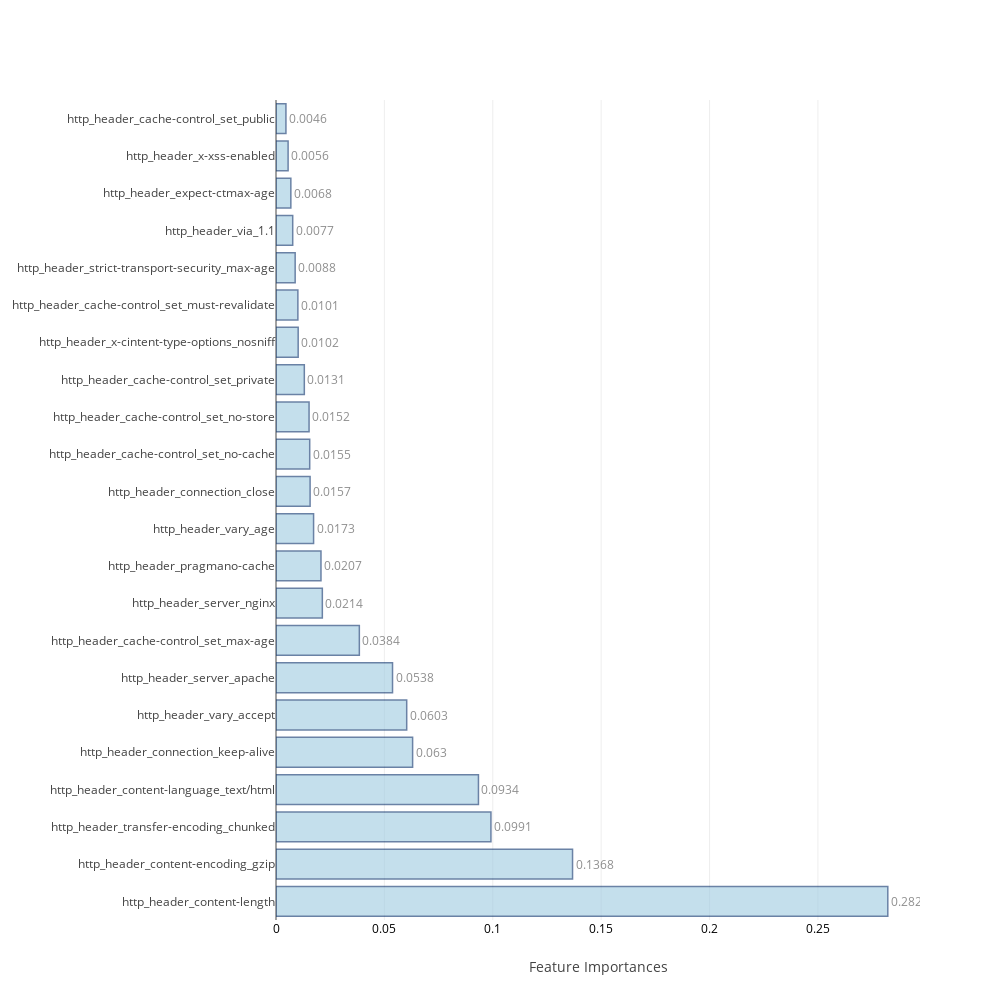
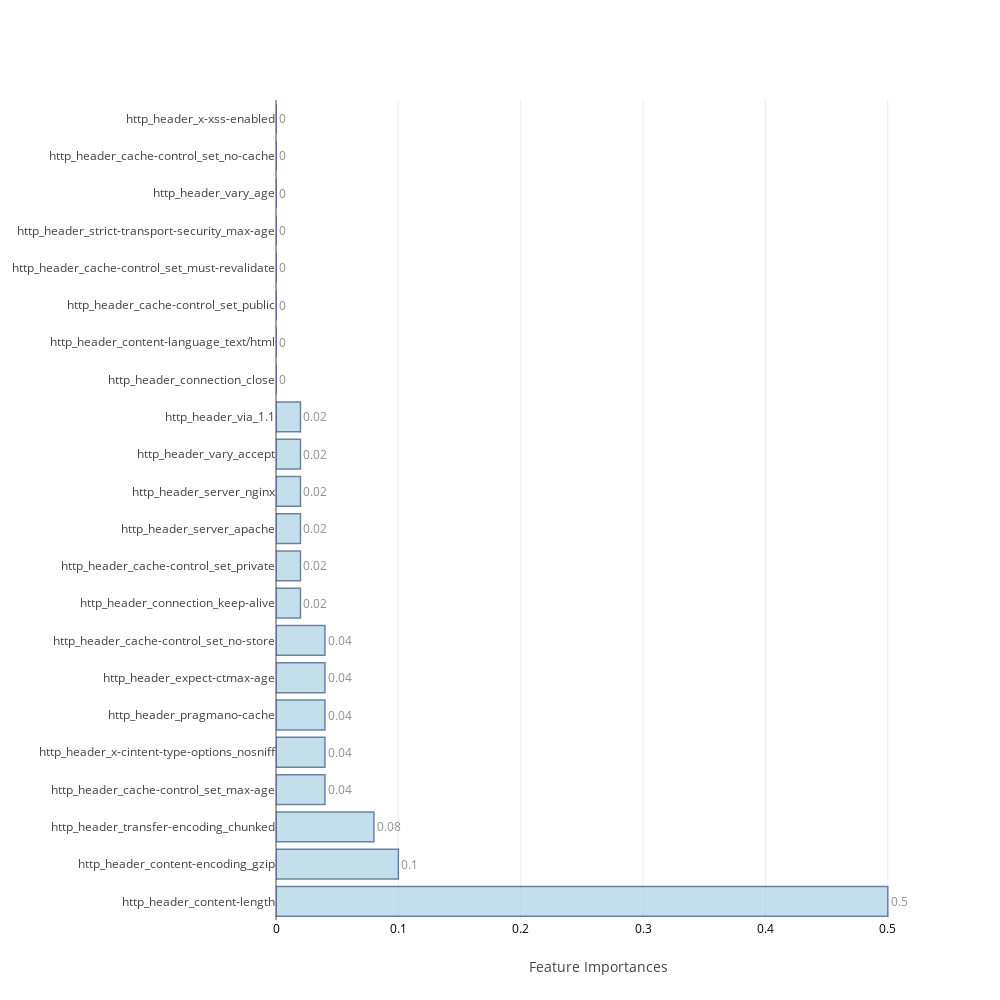
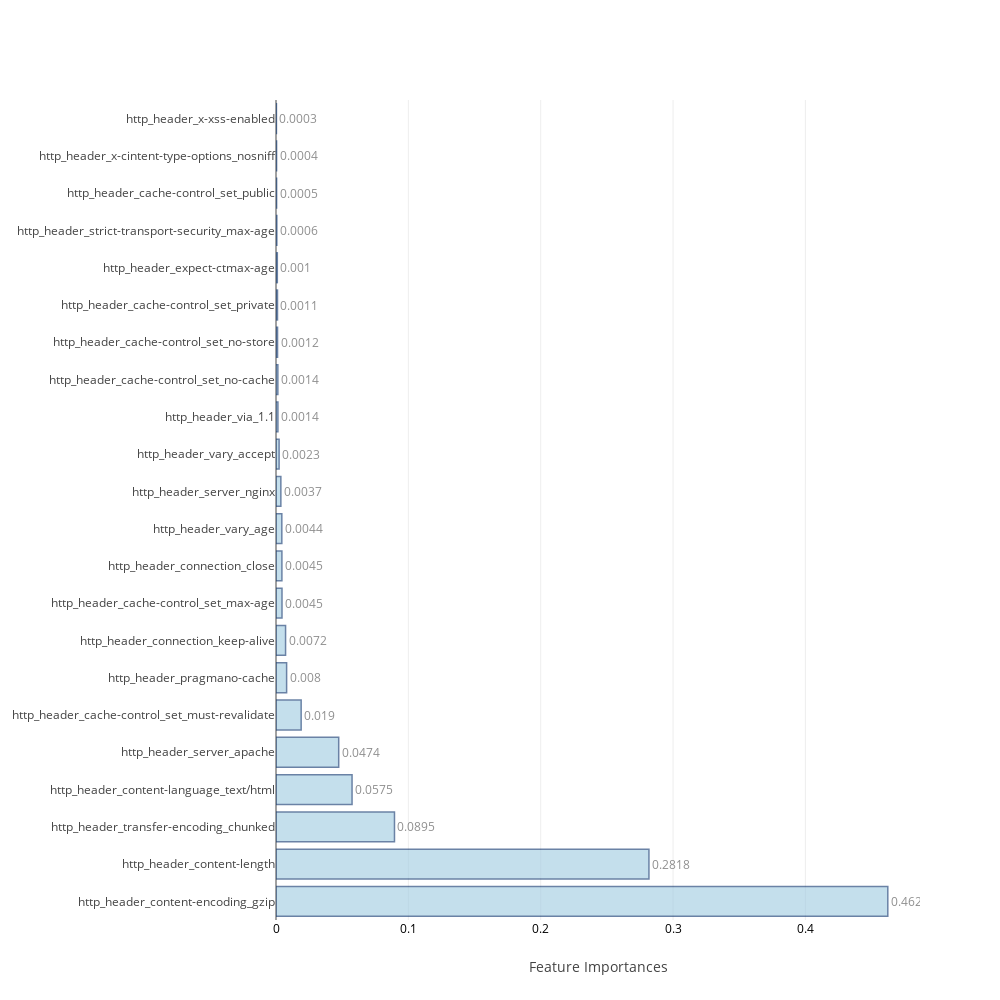
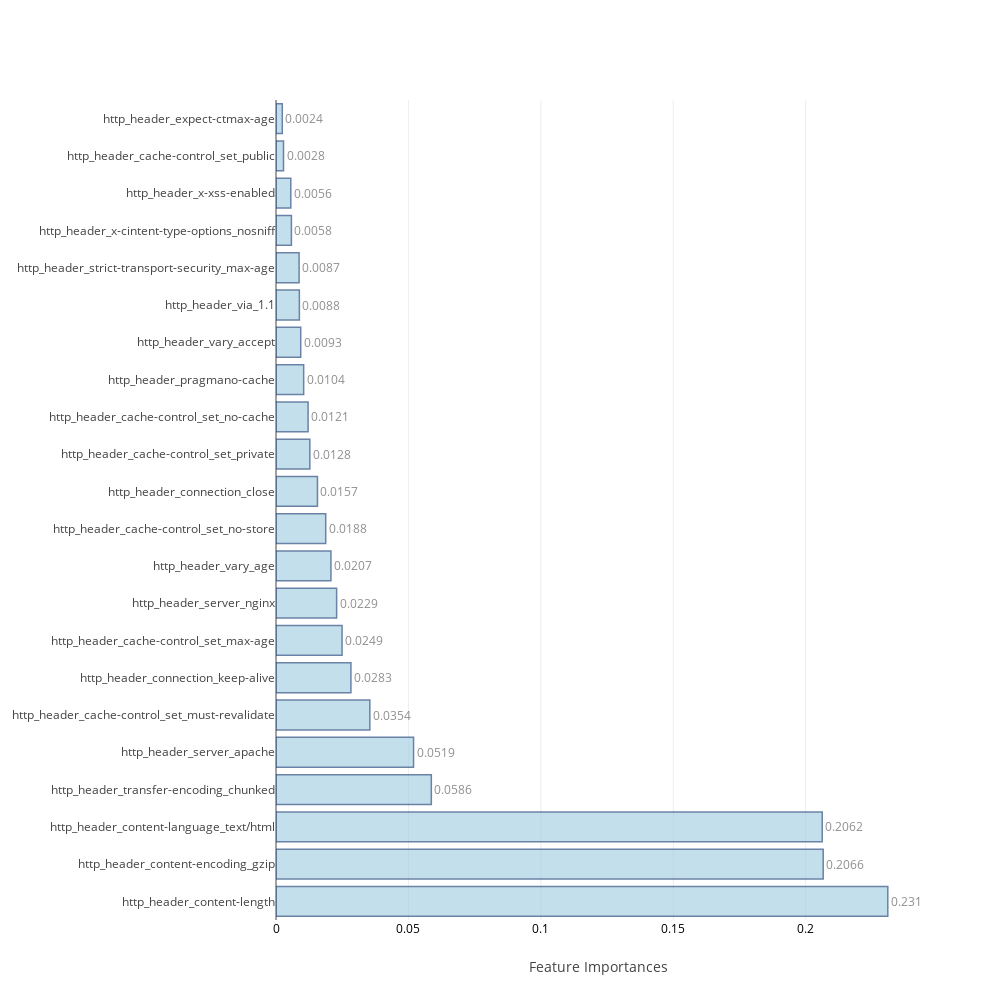

The cell these charts' notebook holds for them, in order:
### Code cell
feat_imp=[None]*4
j=0
for i in range(0,8):
    if i>=2 and i<=5:
        model,cm_train,cm_test,acc_train,acc_test,roc_auc,feat_imp[j],mcc=f[i](scaled_X_train,train_Y,scaled_X_test,test_Y,columns[:-2])
        j=j+1
    else:
        model,cm_train,cm_test,acc_train,acc_test,roc_auc,mcc=f[i](scaled_X_train,train_Y,scaled_X_test,test_Y)
    table_80_50_train.loc[i]=   ([acc_train,cm_train.TP,cm_train.TN,cm_train.FP,cm_train.FN,cm_train.FPR,cm_train.FNR])
    table_80_50_test.loc[i] =   ([acc_test ,cm_test.TP, cm_test.TN, cm_test.FP, cm_test.FN, cm_test.FPR, cm_test.FNR,roc_auc,mcc])
    print("\n")

### Figure 1 — Plotly figure (JSON) as saved in the notebook; plotly's stock layout.template omitted (floating-point values rounded to 4 significant figures)
{"data": [{"marker": {"color": "rgb(158,202,225)", "line": {"color": "rgb(8,48,107)", "width": 1.5}}, "opacity": 0.6, "orientation": "h", "text": [0.2822, 0.1368, 0.0991, 0.0934, 0.063, 0.0603, 0.0538, 0.0384, 0.0214, 0.0207, 0.0173, 0.0157, 0.0155, 0.0152, 0.0131, 0.0102, 0.0101, 0.0088, 0.0077, 0.0068, 0.0056, 0.0046], "textposition": "outside", "type": "bar", "uid": "6fc35f30-ff00-4c4e-af77-9470510f028d", "x": [0.2822, 0.1368, 0.09915, 0.09339, 0.06302, 0.06029, 0.05376, 0.03845, 0.02137, 0.02074, 0.01734, 0.01573, 0.01555, 0.01525, 0.01306, 0.01023, 0.01009, 0.008839, 0.007708, 0.006844, 0.005584, 0.004582], "y": ["http_header_content-length", "http_header_content-encoding_gzip", "http_header_transfer-encoding_chunked", "http_header_content-language_text/html", "http_header_connection_keep-alive", "http_header_vary_accept", "http_header_server_apache", "http_header_cache-control_set_max-age", "http_header_server_nginx", "http_header_pragmano-cache", "http_header_vary_age", "http_header_connection_close", "http_header_cache-control_set_no-cache", "http_header_cache-control_set_no-store", "http_header_cache-control_set_private", "http_header_x-cintent-type-options_nosniff", "http_header_cache-control_set_must-revalidate", "http_header_strict-transport-security_max-age", "http_header_via_1.1", "http_header_expect-ctmax-age", "http_header_x-xss-enabled", "http_header_cache-control_set_public"]}], "layout": {"autosize": false, "height": 1000, "width": 1000, "xaxis": {"tickfont": {"color": "black", "size": 12}, "title": "Feature Importances"}, "yaxis": {"automargin": true}}}

### Figure 2 — Plotly figure (JSON) as saved in the notebook; plotly's stock layout.template omitted (floating-point values rounded to 4 significant figures)
{"data": [{"marker": {"color": "rgb(158,202,225)", "line": {"color": "rgb(8,48,107)", "width": 1.5}}, "opacity": 0.6, "orientation": "h", "text": [0.5, 0.1, 0.08, 0.04, 0.04, 0.04, 0.04, 0.04, 0.02, 0.02, 0.02, 0.02, 0.02, 0.02, 0, 0, 0, 0, 0, 0, 0, 0], "textposition": "outside", "type": "bar", "uid": "44d09470-d8d4-41a7-b6d6-baf34b9a6066", "x": [0.5, 0.1, 0.08, 0.04, 0.04, 0.04, 0.04, 0.04, 0.02, 0.02, 0.02, 0.02, 0.02, 0.02, 0, 0, 0, 0, 0, 0, 0, 0], "y": ["http_header_content-length", "http_header_content-encoding_gzip", "http_header_transfer-encoding_chunked", "http_header_cache-control_set_max-age", "http_header_x-cintent-type-options_nosniff", "http_header_pragmano-cache", "http_header_expect-ctmax-age", "http_header_cache-control_set_no-store", "http_header_connection_keep-alive", "http_header_cache-control_set_private", "http_header_server_apache", "http_header_server_nginx", "http_header_vary_accept", "http_header_via_1.1", "http_header_connection_close", "http_header_content-language_text/html", "http_header_cache-control_set_public", "http_header_cache-control_set_must-revalidate", "http_header_strict-transport-security_max-age", "http_header_vary_age", "http_header_cache-control_set_no-cache", "http_header_x-xss-enabled"]}], "layout": {"autosize": false, "height": 1000, "width": 1000, "xaxis": {"tickfont": {"color": "black", "size": 12}, "title": "Feature Importances"}, "yaxis": {"automargin": true}}}

### Figure 3 — Plotly figure (JSON) as saved in the notebook; plotly's stock layout.template omitted (floating-point values rounded to 4 significant figures)
{"data": [{"marker": {"color": "rgb(158,202,225)", "line": {"color": "rgb(8,48,107)", "width": 1.5}}, "opacity": 0.6, "orientation": "h", "text": [0.4623, 0.2818, 0.0895, 0.0575, 0.0474, 0.019, 0.008, 0.0072, 0.0045, 0.0045, 0.0044, 0.0037, 0.0023, 0.0014, 0.0014, 0.0012, 0.0011, 0.001, 0.0006, 0.0005, 0.0004, 0.0003], "textposition": "outside", "type": "bar", "uid": "58da206b-643f-467f-a39f-4d71aae1fefe", "x": [0.4623, 0.2818, 0.08952, 0.05746, 0.04738, 0.019, 0.008015, 0.007233, 0.004523, 0.004459, 0.004399, 0.003666, 0.002335, 0.001442, 0.001401, 0.001166, 0.001123, 0.0009953, 0.0006308, 0.0004585, 0.0004371, 0.0003211], "y": ["http_header_content-encoding_gzip", "http_header_content-length", "http_header_transfer-encoding_chunked", "http_header_content-language_text/html", "http_header_server_apache", "http_header_cache-control_set_must-revalidate", "http_header_pragmano-cache", "http_header_connection_keep-alive", "http_header_cache-control_set_max-age", "http_header_connection_close", "http_header_vary_age", "http_header_server_nginx", "http_header_vary_accept", "http_header_via_1.1", "http_header_cache-control_set_no-cache", "http_header_cache-control_set_no-store", "http_header_cache-control_set_private", "http_header_expect-ctmax-age", "http_header_strict-transport-security_max-age", "http_header_cache-control_set_public", "http_header_x-cintent-type-options_nosniff", "http_header_x-xss-enabled"]}], "layout": {"autosize": false, "height": 1000, "width": 1000, "xaxis": {"tickfont": {"color": "black", "size": 12}, "title": "Feature Importances"}, "yaxis": {"automargin": true}}}

### Figure 4 — Plotly figure (JSON) as saved in the notebook; plotly's stock layout.template omitted (floating-point values rounded to 4 significant figures)
{"data": [{"marker": {"color": "rgb(158,202,225)", "line": {"color": "rgb(8,48,107)", "width": 1.5}}, "opacity": 0.6, "orientation": "h", "text": [0.231, 0.2066, 0.2062, 0.0586, 0.0519, 0.0354, 0.0283, 0.0249, 0.0229, 0.0207, 0.0188, 0.0157, 0.0128, 0.0121, 0.0104, 0.0093, 0.0088, 0.0087, 0.0058, 0.0056, 0.0028, 0.0024], "textposition": "outside", "type": "bar", "uid": "7cbdad38-b14e-4868-aff4-4ca0c11406b3", "x": [0.231, 0.2066, 0.2062, 0.05865, 0.05194, 0.03543, 0.02829, 0.02494, 0.02289, 0.02074, 0.01877, 0.01565, 0.01278, 0.01212, 0.01045, 0.009337, 0.008825, 0.008714, 0.00582, 0.005584, 0.002833, 0.002367], "y": ["http_header_content-length", "http_header_content-encoding_gzip", "http_header_content-language_text/html", "http_header_transfer-encoding_chunked", "http_header_server_apache", "http_header_cache-control_set_must-revalidate", "http_header_connection_keep-alive", "http_header_cache-control_set_max-age", "http_header_server_nginx", "http_header_vary_age", "http_header_cache-control_set_no-store", "http_header_connection_close", "http_header_cache-control_set_private", "http_header_cache-control_set_no-cache", "http_header_pragmano-cache", "http_header_vary_accept", "http_header_via_1.1", "http_header_strict-transport-security_max-age", "http_header_x-cintent-type-options_nosniff", "http_header_x-xss-enabled", "http_header_cache-control_set_public", "http_header_expect-ctmax-age"]}], "layout": {"autosize": false, "height": 1000, "width": 1000, "xaxis": {"tickfont": {"color": "black", "size": 12}, "title": "Feature Importances"}, "yaxis": {"automargin": true}}}
